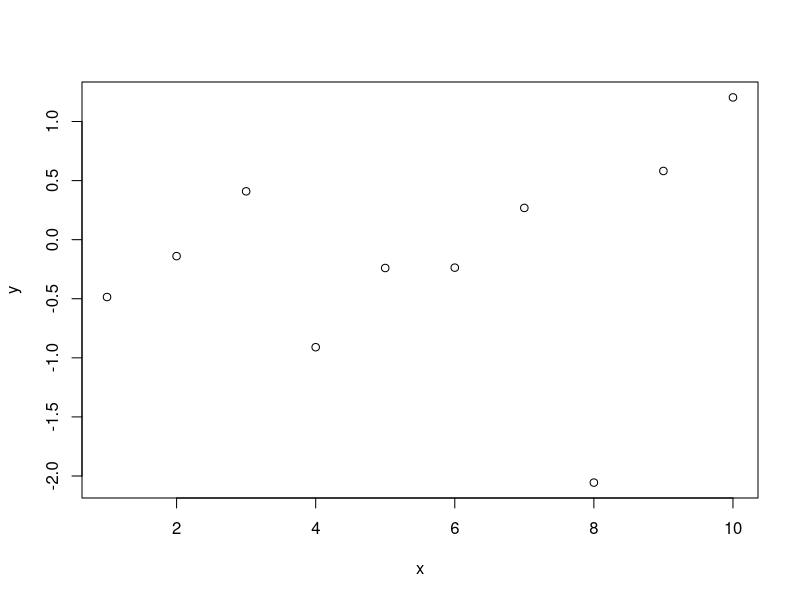

Source code (R):

## ----, eval=FALSE--------------------------------------------------------
## help.zelig(command) # For help with all zelig commands.
## help.zelig(logit) # For help with the logit model.


## ----, dev=c("png", "pdf"), eval=TRUE------------------------------------
x <- 1:10
y <- rnorm(10)
plot(x, y)
print(y)
2 + 3


